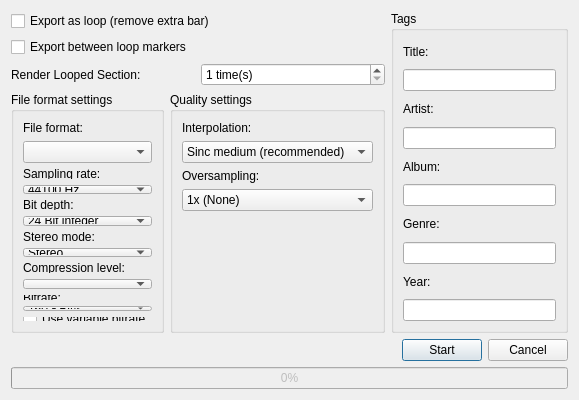
<?xml version="1.0" encoding="UTF-8"?>
<ui version="4.0">
 <class>ExportProjectDialog</class>
 <widget class="QDialog" name="ExportProjectDialog">
  <property name="geometry">
   <rect>
    <x>0</x>
    <y>0</y>
    <width>579</width>
    <height>400</height>
   </rect>
  </property>
  <property name="minimumSize">
   <size>
    <width>579</width>
    <height>400</height>
   </size>
  </property>
  <property name="maximumSize">
   <size>
    <width>579</width>
    <height>400</height>
   </size>
  </property>
  <property name="windowTitle">
   <string>Export project</string>
  </property>
  <layout class="QVBoxLayout">
   <item>
    <layout class="QHBoxLayout">
     <item>
      <layout class="QVBoxLayout">
       <item>
        <widget class="QCheckBox" name="exportLoopCB">
         <property name="text">
          <string>Export as loop (remove extra bar)</string>
         </property>
        </widget>
       </item>
       <item>
        <widget class="QCheckBox" name="renderMarkersCB">
         <property name="text">
          <string>Export between loop markers</string>
         </property>
        </widget>
       </item>
       <item>
        <widget class="QWidget" name="loopRepeatWidget" native="true">
         <layout class="QHBoxLayout" name="loopRepeatHL">
          <property name="leftMargin">
           <number>0</number>
          </property>
          <property name="topMargin">
           <number>0</number>
          </property>
          <property name="rightMargin">
           <number>0</number>
          </property>
          <property name="bottomMargin">
           <number>0</number>
          </property>
          <item>
           <widget class="QLabel" name="labelLoopRepeat">
            <property name="text">
             <string>Render Looped Section:</string>
            </property>
           </widget>
          </item>
          <item>
           <widget class="QSpinBox" name="loopCountSB">
            <property name="suffix">
             <string> time(s)</string>
            </property>
            <property name="minimum">
             <number>1</number>
            </property>
            <property name="maximum">
             <number>9</number>
            </property>
            <property name="value">
             <number>1</number>
            </property>
           </widget>
          </item>
         </layout>
        </widget>
       </item>
       <item>
        <layout class="QHBoxLayout">
         <item>
          <widget class="QGroupBox" name="outputGroupBox">
           <property name="title">
            <string>File format settings</string>
           </property>
           <layout class="QVBoxLayout">
            <item>
             <widget class="QLabel" name="label">
              <property name="text">
               <string>File format:</string>
              </property>
             </widget>
            </item>
            <item>
             <widget class="QComboBox" name="fileFormatCB"/>
            </item>
            <item>
             <widget class="QWidget" name="sampleRateWidget" native="true">
              <layout class="QVBoxLayout" name="verticalLayout">
               <property name="leftMargin">
                <number>0</number>
               </property>
               <property name="topMargin">
                <number>0</number>
               </property>
               <property name="rightMargin">
                <number>0</number>
               </property>
               <property name="bottomMargin">
                <number>0</number>
               </property>
               <item>
                <widget class="QLabel" name="labelSampleRate">
                 <property name="text">
                  <string>Sampling rate:</string>
                 </property>
                </widget>
               </item>
               <item>
                <widget class="QComboBox" name="samplerateCB">
                 <item>
                  <property name="text">
                   <string>44100 Hz</string>
                  </property>
                 </item>
                 <item>
                  <property name="text">
                   <string>48000 Hz</string>
                  </property>
                 </item>
                 <item>
                  <property name="text">
                   <string>88200 Hz</string>
                  </property>
                 </item>
                 <item>
                  <property name="text">
                   <string>96000 Hz</string>
                  </property>
                 </item>
                 <item>
                  <property name="text">
                   <string>192000 Hz</string>
                  </property>
                 </item>
                </widget>
               </item>
              </layout>
             </widget>
            </item>
            <item>
             <widget class="QWidget" name="depthWidget" native="true">
              <layout class="QVBoxLayout">
               <property name="leftMargin">
                <number>0</number>
               </property>
               <property name="topMargin">
                <number>0</number>
               </property>
               <property name="rightMargin">
                <number>0</number>
               </property>
               <property name="bottomMargin">
                <number>0</number>
               </property>
               <item>
                <widget class="QLabel" name="labelBitDepth">
                 <property name="text">
                  <string>Bit depth:</string>
                 </property>
                </widget>
               </item>
               <item>
                <widget class="QComboBox" name="depthCB">
                 <property name="currentIndex">
                  <number>1</number>
                 </property>
                 <item>
                  <property name="text">
                   <string>16 Bit integer</string>
                  </property>
                 </item>
                 <item>
                  <property name="text">
                   <string>24 Bit integer</string>
                  </property>
                 </item>
                 <item>
                  <property name="text">
                   <string>32 Bit float</string>
                  </property>
                 </item>
                </widget>
               </item>
              </layout>
             </widget>
            </item>
            <item>
             <widget class="QWidget" name="stereoModeWidget" native="true">
              <layout class="QVBoxLayout" name="verticalLayout_4">
               <property name="leftMargin">
                <number>0</number>
               </property>
               <property name="topMargin">
                <number>0</number>
               </property>
               <property name="rightMargin">
                <number>0</number>
               </property>
               <property name="bottomMargin">
                <number>0</number>
               </property>
               <item>
                <widget class="QLabel" name="labelStereoMode_3">
                 <property name="text">
                  <string>Stereo mode:</string>
                 </property>
                </widget>
               </item>
               <item>
                <widget class="QComboBox" name="stereoModeComboBox">
                 <property name="currentIndex">
                  <number>1</number>
                 </property>
                 <item>
                  <property name="text">
                   <string>Mono</string>
                  </property>
                 </item>
                 <item>
                  <property name="text">
                   <string>Stereo</string>
                  </property>
                 </item>
                 <item>
                  <property name="text">
                   <string>Joint stereo</string>
                  </property>
                 </item>
                </widget>
               </item>
              </layout>
             </widget>
            </item>
            <item>
             <widget class="QWidget" name="compressionWidget" native="true">
              <layout class="QVBoxLayout" name="_2">
               <property name="leftMargin">
                <number>0</number>
               </property>
               <property name="topMargin">
                <number>0</number>
               </property>
               <property name="rightMargin">
                <number>0</number>
               </property>
               <property name="bottomMargin">
                <number>0</number>
               </property>
               <item>
                <widget class="QLabel" name="labelCompLevel">
                 <property name="text">
                  <string>Compression level:</string>
                 </property>
                </widget>
               </item>
               <item>
                <widget class="QComboBox" name="compLevelCB">
                 <property name="currentIndex">
                  <number>-1</number>
                 </property>
                </widget>
               </item>
              </layout>
             </widget>
            </item>
            <item>
             <widget class="QWidget" name="bitrateWidget" native="true">
              <layout class="QVBoxLayout">
               <property name="leftMargin">
                <number>0</number>
               </property>
               <property name="topMargin">
                <number>0</number>
               </property>
               <property name="rightMargin">
                <number>0</number>
               </property>
               <property name="bottomMargin">
                <number>0</number>
               </property>
               <item>
                <widget class="QLabel" name="labelBitRate">
                 <property name="text">
                  <string>Bitrate:</string>
                 </property>
                </widget>
               </item>
               <item>
                <widget class="QComboBox" name="bitrateCB">
                 <property name="currentIndex">
                  <number>2</number>
                 </property>
                 <item>
                  <property name="text">
                   <string>64 KBit/s</string>
                  </property>
                 </item>
                 <item>
                  <property name="text">
                   <string>128 KBit/s</string>
                  </property>
                 </item>
                 <item>
                  <property name="text">
                   <string>160 KBit/s</string>
                  </property>
                 </item>
                 <item>
                  <property name="text">
                   <string>192 KBit/s</string>
                  </property>
                 </item>
                 <item>
                  <property name="text">
                   <string>256 KBit/s</string>
                  </property>
                 </item>
                 <item>
                  <property name="text">
                   <string>320 KBit/s</string>
                  </property>
                 </item>
                </widget>
               </item>
               <item>
                <widget class="QCheckBox" name="checkBoxVariableBitRate">
                 <property name="text">
                  <string>Use variable bitrate</string>
                 </property>
                </widget>
               </item>
              </layout>
             </widget>
            </item>
            <item>
             <spacer>
              <property name="orientation">
               <enum>Qt::Vertical</enum>
              </property>
              <property name="sizeHint" stdset="0">
               <size>
                <width>0</width>
                <height>0</height>
               </size>
              </property>
             </spacer>
            </item>
           </layout>
          </widget>
         </item>
         <item>
          <widget class="QGroupBox" name="qualityGroupBox">
           <property name="title">
            <string>Quality settings</string>
           </property>
           <layout class="QVBoxLayout">
            <item>
             <widget class="QLabel" name="label_2">
              <property name="text">
               <string>Interpolation:</string>
              </property>
             </widget>
            </item>
            <item>
             <widget class="QComboBox" name="interpolationCB">
              <property name="currentIndex">
               <number>2</number>
              </property>
              <item>
               <property name="text">
                <string>Zero order hold</string>
               </property>
              </item>
              <item>
               <property name="text">
                <string>Sinc worst (fastest)</string>
               </property>
              </item>
              <item>
               <property name="text">
                <string>Sinc medium (recommended)</string>
               </property>
              </item>
              <item>
               <property name="text">
                <string>Sinc best (slowest)</string>
               </property>
              </item>
             </widget>
            </item>
            <item>
             <widget class="QLabel" name="label_4">
              <property name="text">
               <string>Oversampling:</string>
              </property>
             </widget>
            </item>
            <item>
             <widget class="QComboBox" name="oversamplingCB">
              <item>
               <property name="text">
                <string>1x (None)</string>
               </property>
              </item>
              <item>
               <property name="text">
                <string>2x</string>
               </property>
              </item>
              <item>
               <property name="text">
                <string>4x</string>
               </property>
              </item>
              <item>
               <property name="text">
                <string>8x</string>
               </property>
              </item>
             </widget>
            </item>
            <item>
             <spacer>
              <property name="orientation">
               <enum>Qt::Vertical</enum>
              </property>
              <property name="sizeHint" stdset="0">
               <size>
                <width>0</width>
                <height>0</height>
               </size>
              </property>
             </spacer>
            </item>
           </layout>
          </widget>
         </item>
        </layout>
       </item>
      </layout>
     </item>
     <item>
      <widget class="QGroupBox" name="tagsGroupBox">
       <property name="title">
        <string>Tags</string>
       </property>
       <property name="fixedWidth">
        <number>200</number>
       </property>
       <layout class="QVBoxLayout">
        <item>
         <widget class="QLabel" name="label_title_tag">
          <property name="text">
           <string>Title:</string>
          </property>
         </widget>
        </item>
        <item>
         <widget class="QLineEdit" name="titleTagLE">

        </widget>
        </item>
        <item>
         <widget class="QLabel" name="label_artist_tag">
          <property name="text">
           <string>Artist:</string>
          </property>
         </widget>
        </item>
        <item>
         <widget class="QLineEdit" name="artistTagLE">
        </widget>
        </item>
        <item>
         <widget class="QLabel" name="label_album_tag">
          <property name="text">
           <string>Album:</string>
          </property>
         </widget>
        </item>
        <item>
         <widget class="QLineEdit" name="albumTagLE">
        </widget>
        </item>
        <item>
         <widget class="QLabel" name="label_genre_tag">
          <property name="text">
           <string>Genre:</string>
          </property>
         </widget>
        </item>
        <item>
         <widget class="QLineEdit" name="genreTagLE">
        </widget>
        </item>
        <item>
         <widget class="QLabel" name="label_year_tag">
          <property name="text">
           <string>Year:</string>
          </property>
         </widget>
        </item>
        <item>
         <widget class="QLineEdit" name="yearTagLE">
        </widget>
        </item>
       </layout>
      </widget>
     </item>
    </layout>
   </item>
   <item>
    <layout class="QHBoxLayout">
     <item>
      <spacer>
       <property name="orientation">
        <enum>Qt::Horizontal</enum>
       </property>
       <property name="sizeHint" stdset="0">
        <size>
         <width>0</width>
         <height>0</height>
        </size>
       </property>
      </spacer>
     </item>
     <item>
      <widget class="QPushButton" name="startButton">
       <property name="text">
        <string>Start</string>
       </property>
      </widget>
     </item>
     <item>
      <widget class="QPushButton" name="cancelButton">
       <property name="text">
        <string>Cancel</string>
       </property>
      </widget>
     </item>
    </layout>
   </item>
   <item>
    <widget class="QProgressBar" name="progressBar">
     <property name="enabled">
      <bool>false</bool>
     </property>
     <property name="value">
      <number>0</number>
     </property>
    </widget>
   </item>
  </layout>
 </widget>
 <resources/>
 <connections>
  <connection>
   <sender>cancelButton</sender>
   <signal>clicked()</signal>
   <receiver>ExportProjectDialog</receiver>
   <slot>reject()</slot>
   <hints>
    <hint type="sourcelabel">
     <x>511</x>
     <y>372</y>
    </hint>
    <hint type="destinationlabel">
     <x>202</x>
     <y>175</y>
    </hint>
   </hints>
  </connection>
  <connection>
   <sender>fileFormatCB</sender>
   <signal>currentIndexChanged(int)</signal>
   <receiver>ExportProjectDialog</receiver>
   <slot>onFileFormatChanged(int)</slot>
   <hints>
    <hint type="sourcelabel">
     <x>111</x>
     <y>85</y>
    </hint>
    <hint type="destinationlabel">
     <x>518</x>
     <y>212</y>
    </hint>
   </hints>
  </connection>
 </connections>
 <slots>
  <slot>onFileFormatChanged(int)</slot>
 </slots>
</ui>
